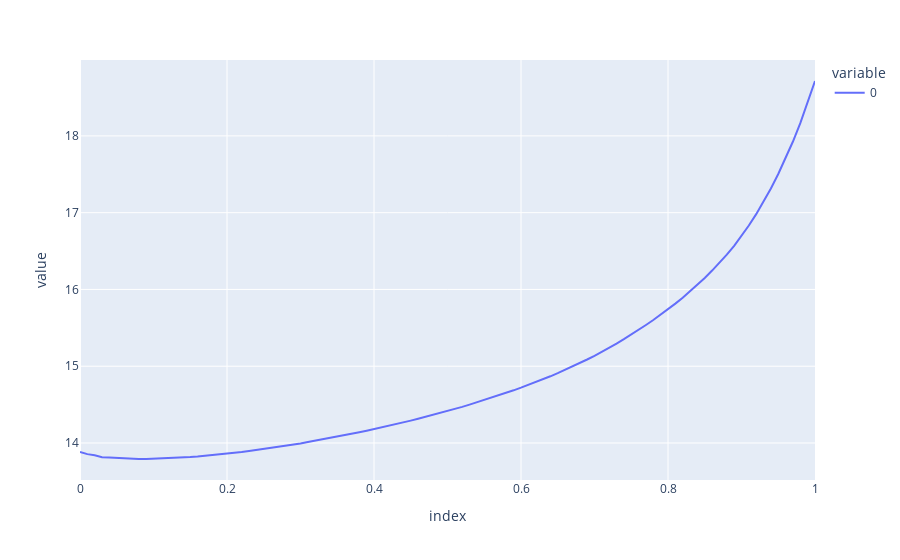

Notebook cell for this chart:
### Code cell
px.line(rawres_fixed_shrk_data.iloc[5040:, :].std() * np.sqrt(252) * 100)

# doesnt make sense
